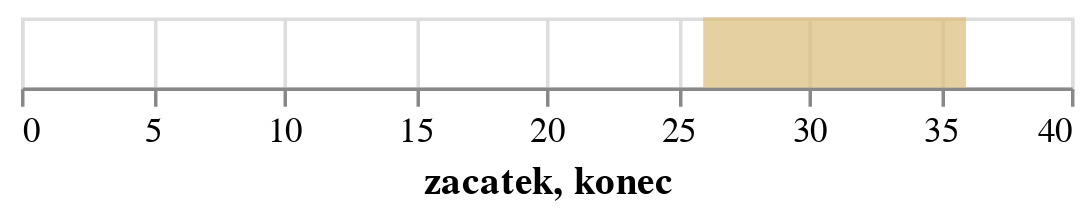

The cell this chart's notebook holds for it:
### Code cell
terminy = alt.Chart(
    df_prazdniny
).mark_rect(color='#D5B574', opacity=0.1
).encode(
    alt.X('zacatek:Q'),
    alt.X2('konec:Q'),
)

terminy

### Figure 1 — Vega-Lite specification as saved in the notebook (floating-point values rounded to 4 significant figures)
{"config": {"view": {"continuousWidth": 300, "continuousHeight": 300}}, "data": {"name": "data-4fa88a80039a273dff3e29a1cdbde213"}, "mark": {"type": "rect", "color": "#D5B574", "opacity": 0.1}, "encoding": {"x": {"field": "zacatek", "type": "quantitative"}, "x2": {"field": "konec"}}, "$schema": "https://vega.github.io/schema/vega-lite/v5.8.0.json", "datasets": {"data-4fa88a80039a273dff3e29a1cdbde213": [{"tyden": 26, "prazdniny": 0.5556, "zacatek": 26, "konec": 36}, {"tyden": 27, "prazdniny": 1.0, "zacatek": 26, "konec": 36}, {"tyden": 28, "prazdniny": 1.0, "zacatek": 26, "konec": 36}, {"tyden": 29, "prazdniny": 1.0, "zacatek": 26, "konec": 36}, {"tyden": 30, "prazdniny": 1.0, "zacatek": 26, "konec": 36}, {"tyden": 31, "prazdniny": 1.0, "zacatek": 26, "konec": 36}, {"tyden": 32, "prazdniny": 1.0, "zacatek": 26, "konec": 36}, {"tyden": 33, "prazdniny": 1.0, "zacatek": 26, "konec": 36}, {"tyden": 34, "prazdniny": 1.0, "zacatek": 26, "konec": 36}, {"tyden": 35, "prazdniny": 1.0, "zacatek": 26, "konec": 36}, {"tyden": 36, "prazdniny": 0.1667, "zacatek": 26, "konec": 36}]}}
